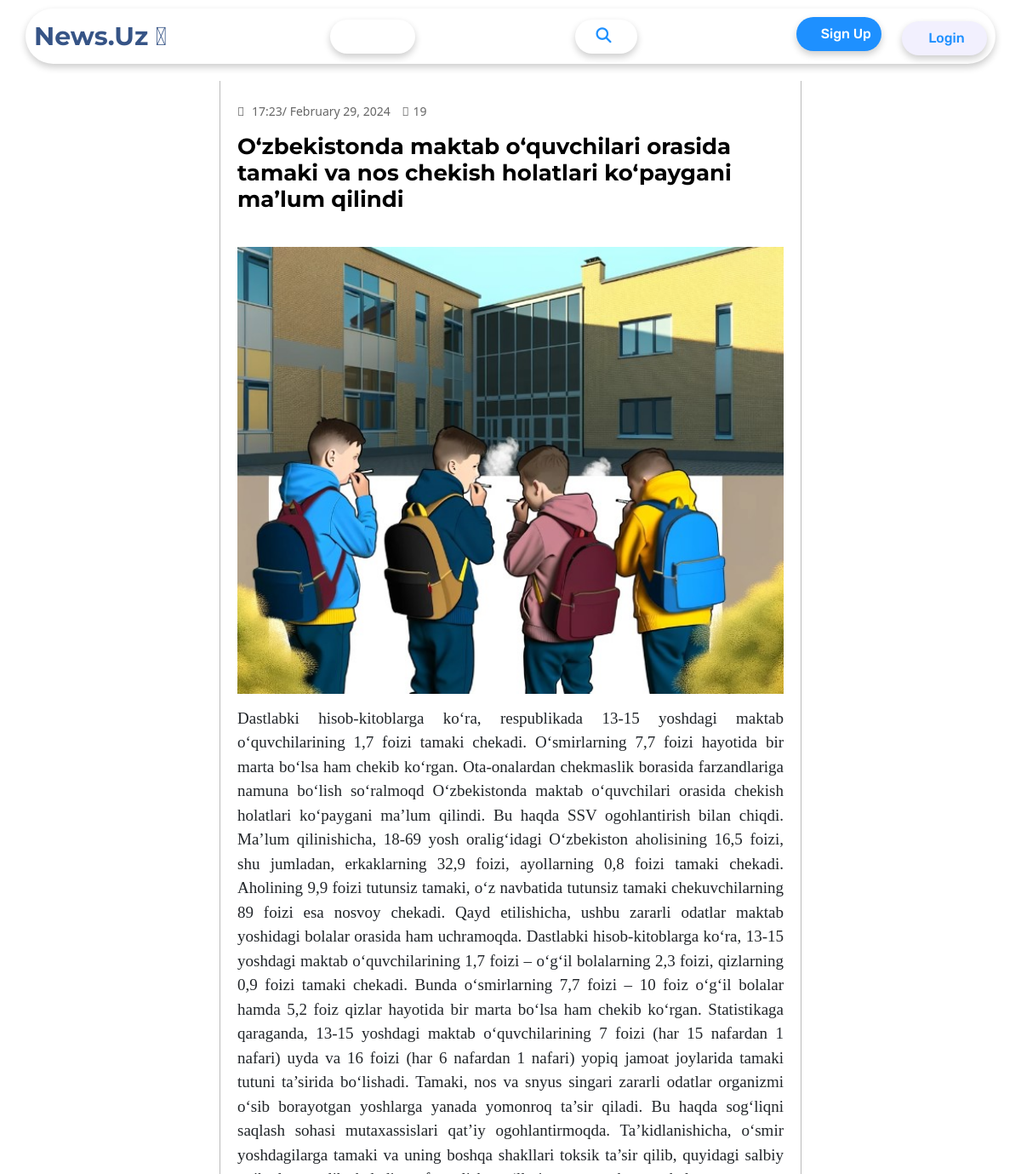
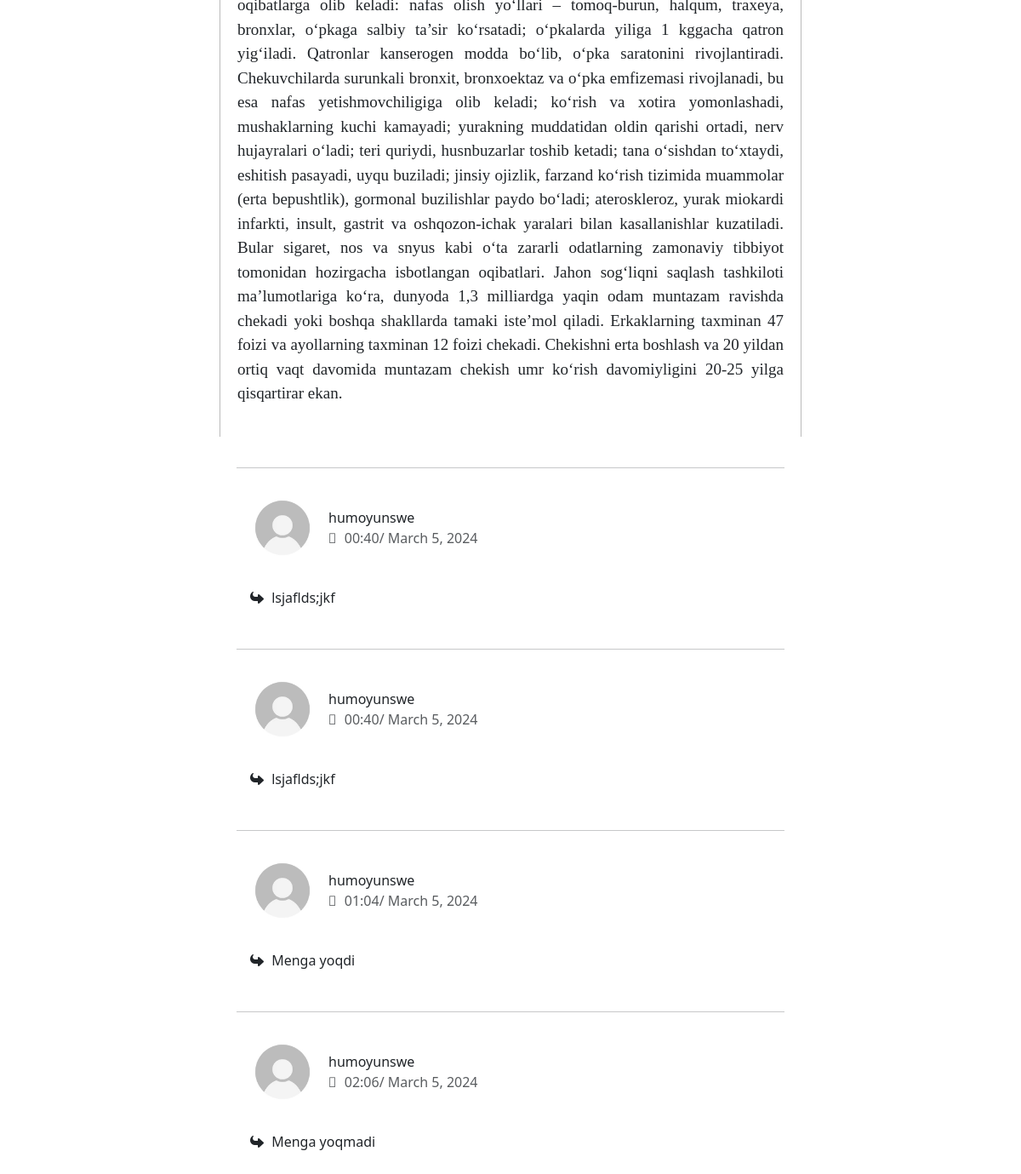
The page /news/detail/1/ on the database its author committed (2 pictures, top to bottom).
### posts/models.py (models this page shows, shortened)
class News(models.Model):
    user = models.ForeignKey(User, models.CASCADE)
    image = models.ImageField(upload_to='media')
    title = models.CharField(max_length=128)
    content = models.TextField()
    post_date = models.DateTimeField(auto_now_add=True)
    viewers = models.IntegerField(default=0)
    class Meta:
        db_table = 'News'

class Comment(models.Model):
    user = models.ForeignKey(User, on_delete=models.CASCADE)
    news = models.ForeignKey(News, on_delete=models.CASCADE)
    comment = models.TextField()
    timestamp = models.DateTimeField(auto_now_add=True)

### users/models.py (models this page shows, shortened)
class Profile(models.Model):
    user = models.OneToOneField(User, on_delete=models.CASCADE)
    profile_image = models.ImageField(upload_to='profile_images', default='default_image.jpg')

### posts/views.py (the view)
# urls.py: path('news/detail/<int:pk>/', views.DetailNews.as_view(), name='DetailNews'),
class DetailNews(DetailView):
    model = News
    template_name = 'posts/detail.html'
    context_object_name = 'content'
    def get(self, request, *args, **kwargs):
        news = self.get_object()
        viewed_news = request.session.get('viewed_news', [])
        if news.pk not in viewed_news:
            news.viewers += 1
            news.save()
            viewed_news.append(news.pk)
            request.session['viewed_news'] = viewed_news
        return super().get(request, *args, **kwargs)
    def get_context_data(self, **kwargs):
        context = super().get_context_data(**kwargs)
        context['comments'] = self.get_object().comment_set.all()
        return context

### posts/templates/posts/detail.html (shortened to what this page needs)
{% extends 'posts/base.html' %}
{% block content %}
     <div class="container_">
        <div class="detail_card">
            <p class="post_date"><i class="fa-duotone fa-calendar-days"></i> {{ content.post_date|date:"H:i/ F j, Y"  }}   <i class="fa-duotone fa-eye views"></i> {{ content.viewers }}</p>
            <div class="img_container">
                <h5 class="detail_title mb-4"> {{ content.title }}</h5>
            </div>
            <div class="img_container">
                <img class="card-img" src="{{ content.image.url }}" alt="Card image cap">
            </div>
            <div class="detail_body">
                <p class="card_text">{{ content.content }}</p>
            </div>
        </div>
        {% if user.is_authenticated %}
            <div class="commend_container">
                <hr>
                <a href="{% url 'comment_add' pk=content.pk %}" class="card-reply-a btn btn-sm btn-outline-primary mr-2 d-flex justify-content-center"> Comment</a>
                <hr>
                {% for comment in comments %}
                <div class="comments comment_back ">
                <hr>
                    <div class="profile-user d-flex align-items-center">
                        <img class="avatar-user rounded-circle m-1" src="{{ comment.user.profile.profile_image.url  }}" alt="Profile Image">
                        <div class="user-details ml-5">
                            <p class="p-username mb-0 font-weight-bold ">{{ comment.user.username }}</p>
                            <p class="p-question-date mb-0 text-muted"><i class="fa-duotone fa-calendar-days"></i> {{ comment.timestamp|date:"H:i/ F j, Y"  }}</p>
                        </div>
                    </div>
                    <div class="card-question comment_back p-3">
                        <div class="card-extra">
                            <p class="tweet-comment-text"><i class="fa-solid fa-reply fa-rotate-180"></i> {{ comment.comment }}</p>
                        </div>
                    </div>
                </div>
                {% endfor %}
            </div>
        {% else %}
            <div class="commend_container">
                {% for comment in comments %}
                    <div class="comments comment_back ">
                    <hr>
                        <div class="profile-user d-flex align-items-center">
                            <img class="avatar-user rounded-circle m-1" src="{{ comment.user.profile.profile_image.url  }}" alt="Profile Image">
                            <div class="user-details ml-5">
                                <p class="p-username mb-0 font-weight-bold ">{{ comment.user.username }}</p>
                                <p class="p-question-date mb-0 text-muted"><i class="fa-duotone fa-calendar-days"></i> {{ comment.timestamp|date:"H:i/ F j, Y"  }}</p>
                            </div>
                        </div>
                        <div class="card-question comment_back p-3">
                            <div class="card-extra">
                                <p class="tweet-comment-text"><i class="fa-solid fa-reply fa-rotate-180"></i> {{ comment.comment }}</p>
                            </div>
                        </div>
                    </div>
                {% endfor %}
            </div>
        {% endif %}
    </div>
{% endblock %}

### posts/templates/posts/base.html (shortened to what this page needs)
{% load static %}
{% load crispy_forms_tags %}
<!DOCTYPE html>
<html lang="en">
<head>
    <link rel="stylesheet" href="https://site-assets.fontawesome.com/releases/v6.5.1/css/all.css">
    <link href="https://cdn.jsdelivr.net/npm/bootstrap@5.3.3/dist/css/bootstrap.min.css" rel="stylesheet">
</head>
<body>
    <header>
       <h1 class="logo">News.Uz <a class="logo_icon" href="#"><i class="fa-duotone fa-compass"></i></a></h1>
        <nav>
            <ul class="nav_menu">
                {% if user.is_authenticated %}
                    <li><a class="nav-link .text-primary" href="/"><div class="but_home"><i class="fa-duotone fa-house"></i></div></a></li>
                    <li><a class="nav-link" href="{% url 'ProfileInfo' %}" aria-disabled="true"><div class="but_home"><i class="fa-duotone fa-user-vneck"></i></div></a></li>
                {% else %}
                   <li><a class="nav-link .text-primary" href="/"><div class="but_home"><i class="fa-duotone fa-house"></i></div></a></li>
                {% endif %}
            </ul>
        </nav>
        <div class="box">
            <a href="#">
                <i class="fa-duotone fa-magnifying-glass fas"></i>
            </a>
        </div>
        <ul class="nav_menu">
            {% if user.is_authenticated %}
                <li><a class="nav-link" href="{% url 'logOut' %}" aria-disabled="true"><div class="but_link2"><i class="fa-duotone fa-arrow-right-from-bracket back"></i> Logout</div></a></li>
            {% else %}
                <li><a href="{% url 'singUp' %}" class="nav-link"><div class="but_link2"><i class="fa-duotone fa-right-to-bracket"></i> Sign Up</div></a></li>
                <li><a href="{% url 'Login' %}" class="nav-link"><div class="but_link"> Login</div></a></li>
            {% endif %}
        </ul>
    </header>
    {% block content %}{% endblock %}
    <link rel="stylesheet" href="{% static 'posts/style.css' %}">
</body>
</html>

### posts/static/posts/style.css (style rules this page uses)
* { margin: 0; padding: 0; box-sizing: border-box; }
li, h1, a, button { font-family: 'Roboto', sans-serif; color: black; text-decoration: none; font-weight: 500; }
header { box-shadow: 0 4px 8px 0 rgba(0,0,0,0.2); border-radius: 50px; margin: 10px auto 20px; width: 95%; background-color: #fff; padding: 10px; display: flex; justify-content: space-between; align-items: center; }
.logo { color: #365486; font-family: "Montserrat", sans-serif; font-weight: 700; font-size: 30px; margin: 0; padding: 0; }
.logo_icon { color: #365486; }
.nav_menu { list-style: none; margin: 0; padding: 0; }
.nav_menu li { display: inline-block; margin-right: 20px; }
.nav_menu li:last-child { margin-right: 0; }
.nav_menu li a { text-decoration: none; color: black; font-weight: 500; transition: color 0.3s ease; }
.nav-link { position: relative; font-family: "Rubik", sans-serif; font-weight: 500; }
.nav-link:after { content: ''; opacity: 0; transition: 0.3s all ease; height: 2px; width: 50%; background-color: dodgerblue; position: absolute; left: 25% ; bottom: -4px; }
.but_link { width: 100px; height: 40px; flex-shrink: 0; box-shadow: 0 4px 8px 0 rgba(0,0,0,0.2); transition: 0.3s all ease; border-radius: 50px; display: flex; justify-content: center; align-items: center; flex-direction: row; background-color: #F2F0FE; color: dodgerblue; }
.but_home { width: 100px; height: 40px; flex-shrink: 0; box-shadow: 0 4px 8px 0 rgba(0,0,0,0.2); transition: 0.3s all ease; border-radius: 50px; display: flex; justify-content: center; align-items: center; flex-direction: row; background-color: #FFFFFF; color: dodgerblue; }
.but_link2 { width: 100px; height: 40px; flex-shrink: 0; box-shadow: 0 4px 8px 0 rgba(0,0,0,0.2); transition: 0.3s all ease; border-radius: 50px; display: flex; justify-content: center; align-items: center; flex-direction: row; background-color: dodgerblue; color: #FFFFFF; }
.box { height: 40px; display: flex; cursor: pointer; padding: 6px 25px; background: #FFF; border-radius: 30px; align-items: center; box-shadow: 0 4px 8px 0 rgba(0,0,0,0.2); }
.box a .fas { color: dodgerblue; font-size: 18px; }
i { margin-right: 5px; }
.container_ { width: 95%; margin-right: auto; margin-left: auto; }
.post_date { font-size: 14px; color: #666; margin-top: 5px; }
.detail_card { margin: 0 auto; width: 60%; padding: 20px ; height: 100%; border-left: 0.5px solid #0004; border-right: 0.5px solid #0004; }
.img_container { display: flex; justify-content: center; margin-bottom: 15px; }
.card_text { font-family: "PT Serif", serif; text-align: justify; font-weight: 500; font-size: 19px ; }
.card-img { width: 100%; height: 525px; object-fit: cover; }
.detail_title { font-size: 26px; font-weight: 700; color: #000; font-family: "Montserrat", sans-serif; }
.views { margin-left: 10px; margin-right: 1px; }
.commend_container { margin: 0 auto; width: 60%; padding: 20px ; height: 100%; }
.avatar-user { height: 100px; width: 100px; object-fit: cover; margin-right: 10px; }

### rows shown on the page
News: post_date "17:23/ February 29, 2024", viewers "19", title "O‘zbekistonda maktab o‘quvchilari orasida tamaki va nos chekish holatlari ko‘paygani ma’lum qilindi", image (picture), content "Dastlabki hisob-kitoblarga ko‘ra, respublikada 13-15 yoshdagi maktab o‘quvchilarining 1,7 foizi tamaki chekadi. O‘smirlarning 7,7 foizi hayotida bir marta bo‘lsa ham chekib ko‘rgan. Ota-onalardan chekmaslik borasida farzandlariga namuna bo‘lish so‘ralmoqd O‘zbekistonda maktab o‘quvchilari orasida chekish holatlari ko‘paygani ma’lum qilindi. Bu haqda SSV ogohlantirish bilan chiqdi. Ma’lum qilinishicha, 18-69 yosh oralig‘idagi O‘zbekiston aholisining 16,5 foizi, shu jumladan, erkaklarning 32,9 foizi, ayollarning 0,8 foizi tamaki chekadi. Aholining 9,9 foizi tutunsiz tamaki, o‘z navbatida tutunsiz tamaki chekuvchilarning 89 foizi esa nosvoy chekadi. Qayd etilishicha, ushbu zararli odatlar…"
Comment: user.profile.profile_image (placeholder picture), user.username "humoyunswe", timestamp "00:40/ March 5, 2024", comment "lsjaflds;jkf"
Comment: user.profile.profile_image (placeholder picture), user.username "humoyunswe", timestamp "00:40/ March 5, 2024", comment "lsjaflds;jkf"
Comment: user.profile.profile_image (placeholder picture), user.username "humoyunswe", timestamp "01:04/ March 5, 2024", comment "Menga yoqdi"
Comment: user.profile.profile_image (placeholder picture), user.username "humoyunswe", timestamp "02:06/ March 5, 2024", comment "Menga yoqmadi"
